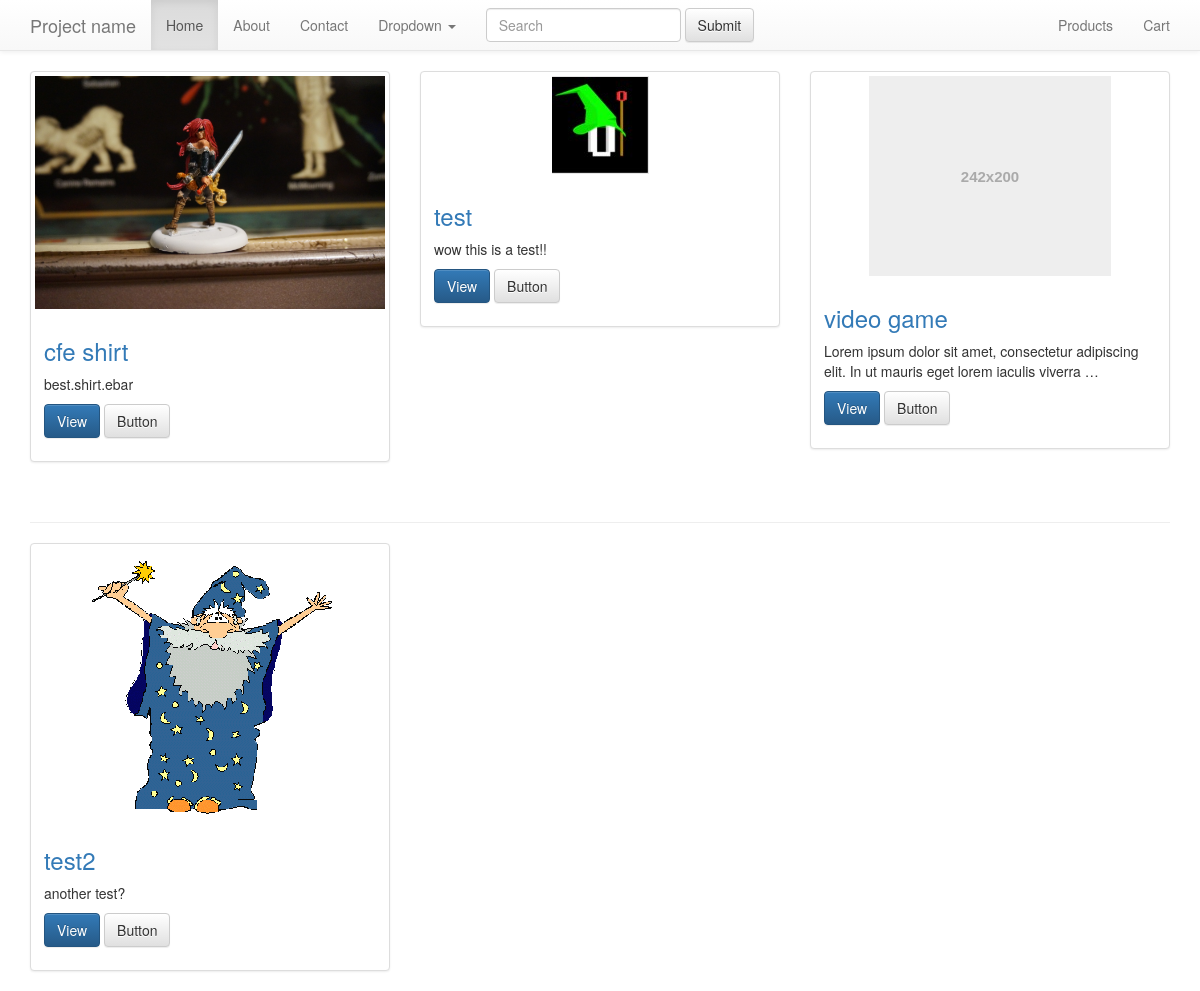
The page / on the database its author committed.
### products/models.py (models this page shows, shortened)
class ProductImage(models.Model):
    product = models.ForeignKey(Product)
    image = models.ImageField(upload_to='products/images/')
    featured = models.BooleanField(default=False)
    active = models.BooleanField(default=True)
    thumbnail = models.BooleanField(default=False)
    updated = models.DateTimeField(auto_now=True)

class Product(models.Model):
    title = models.CharField(max_length=120)
    description = models.TextField(null=True, blank=True)
    price = models.DecimalField(decimal_places=2, max_digits=100, default=29.99)
    sale_price = models.DecimalField(decimal_places=2, max_digits=100, \
                                     null=True, blank=True)
    slug = models.SlugField(unique=True)
    timestamp = models.DateTimeField(auto_now_add=True)
    updated = models.DateTimeField(auto_now=True)
    active = models.BooleanField(default=True)
    class Meta:
        unique_together = ('title', 'slug')
    def get_absolute_url(self):
        return reverse('single_product', kwargs={"slug": self.slug})

### products/views.py (the view)
# urls.py: url(r'^$', 'products.views.home', name='home'),
def home(request):
    products = Product.objects.all()
    context = {'products': products}
    template = 'products/home.html'
    return render(request, template, context)

### templates/products/home.html (shortened to what this page needs)
{% extends "base.html" %}
{% load staticfiles %}
{% block content %}
<div class='row'>
{% for product in products %}
		<div class='col-sm-4'>
			<div class="thumbnail">
					{% if product.productimage_set.all %}
							{% for item in product.productimage_set.all %}
							{% if item.featured %}
							<img class='img-responsive' src="{{ MEDIA_URL }}{{ item.image }}" />
							{% endif %}
							{% endfor %}
					{% else %}
					<img class='img-responsive' src="{{ MEDIA_URL }}placeholder.svg" />
					{% endif %}
					<div class="caption">
					<a href='{{ product.get_absolute_url }}'> <h3>{{ product.title }}</h3></a>
					<p>{{ product.description|truncatewords:15}}</p>
					<p><a href="{{ product.get_absolute_url }}" class="btn btn-primary" role="button">View</a> <a href="#" class="btn btn-default" role="button">Button</a></p>
					</div>
		   	 </div>
		</div>
{% cycle "" "" "</div><br/><hr/><div class='row'>" %}
{% endfor %}
</div>
{% endblock %}

### templates/base.html (shortened to what this page needs)
<!DOCTYPE html>
<html lang="en">
  <head>
	{% load staticfiles %}
    <link rel='stylesheet' href='{% static "css/bootstrap.min.css" %}' />
    <link rel='stylesheet' href='{% static "css/bootstrap-theme.min.css" %}' />
    <link href="http://getbootstrap.com/examples/navbar-static-top/navbar-static-top.css" rel="stylesheet">
  </head>
  <body>
	{% include 'navbar.html' %}
    <div class="container">
      {% block content %}
      {% endblock %}
    </div>
  </body>
</html>

### templates/navbar.html (shortened to what this page needs)
    <nav class="navbar navbar-default navbar-static-top">
      <div class="container">
        <div class="navbar-header">
          <a class="navbar-brand" href="#">Project name</a>
        </div>
        <div id="navbar" class="navbar-collapse collapse">
          <ul class="nav navbar-nav">
            <li class="active"><a href="{% url "home" %}">Home</a></li>
            <li><a href="#about">About</a></li>
            <li><a href="#contact">Contact</a></li>
            <li class="dropdown">
              <a href="#" class="dropdown-toggle" data-toggle="dropdown" role="button" aria-expanded="false">Dropdown <span class="caret"></span></a>
            </li>
          </ul>
          <form class="navbar-form navbar-left" role="search" action='/s'>
	        <div class="form-group">
	          <input type="text" class="form-control" name='q' placeholder="Search">
	        </div>
	        <button type="submit" class="btn btn-default">Submit</button>
	      </form>
          <ul class="nav navbar-nav navbar-right">
            <li>
            	<a href="{% url 'products' %}">Products</a>
           	</li>
            <li>
            	<a href="{% url 'cart' %}">Cart </a>
           	</li>
          </ul>
        </div>
      </div>
    </nav>

### rows shown on the page
Product: title "cfe shirt", description "best.shirt.ebar"
ProductImage: image (picture)
Product: title "test", description "wow this is a test!!"
ProductImage: image (picture)
Product: title "video game", description "Lorem ipsum dolor sit amet, consectetur adipiscing elit. In ut mauris eget lorem iaculis viverra …"
Product: title "test2", description "another test?"
ProductImage: image (picture)
